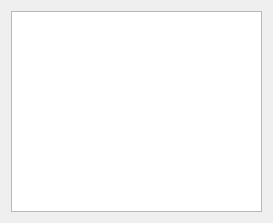
<?xml version="1.0" encoding="UTF-8"?>
<ui version="4.0">
 <class>PGNDialog</class>
 <widget class="QDialog" name="PGNDialog">
  <property name="geometry">
   <rect>
    <x>0</x>
    <y>0</y>
    <width>273</width>
    <height>223</height>
   </rect>
  </property>
  <property name="windowTitle">
   <string>PGN</string>
  </property>
  <layout class="QVBoxLayout" name="verticalLayout">
   <item>
    <widget class="QTextEdit" name="pgnEdit">
     <property name="undoRedoEnabled">
      <bool>false</bool>
     </property>
     <property name="readOnly">
      <bool>true</bool>
     </property>
    </widget>
   </item>
  </layout>
 </widget>
 <resources/>
 <connections/>
</ui>
